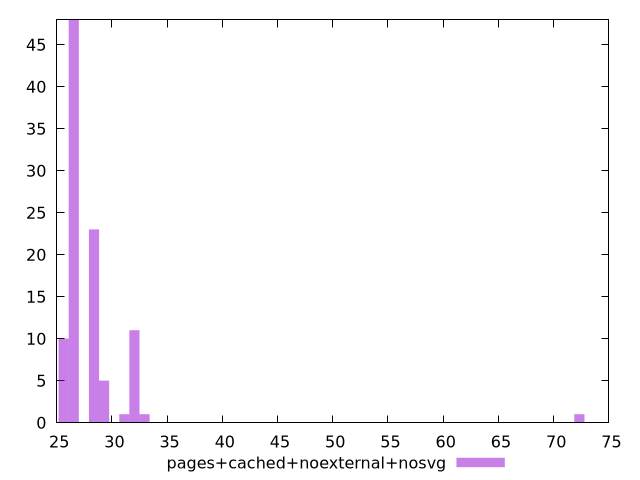

This figure's gnuplot source:
$_pagesCachedNoexternalNosvg <<EOF
28.383234572832446 23
26.55205814877874 48
25.636469936751887 10
29.2988227848593 5
72.3314687501214 1
32.04558742093986 11
32.961175632966714 1
31.129999208913006 1
EOF
set key outside below
set terminal pngcairo
set output "report_00006_2020-11-02T20-21-41.718Z/max-potential-fid/pages+cached+noexternal+nosvg//raw_hist.png"
set yrange [0:48]
set boxwidth 0.9155882120268531
set style fill transparent solid 0.5 noborder
plot $_pagesCachedNoexternalNosvg title "pages+cached+noexternal+nosvg" with boxes ,
